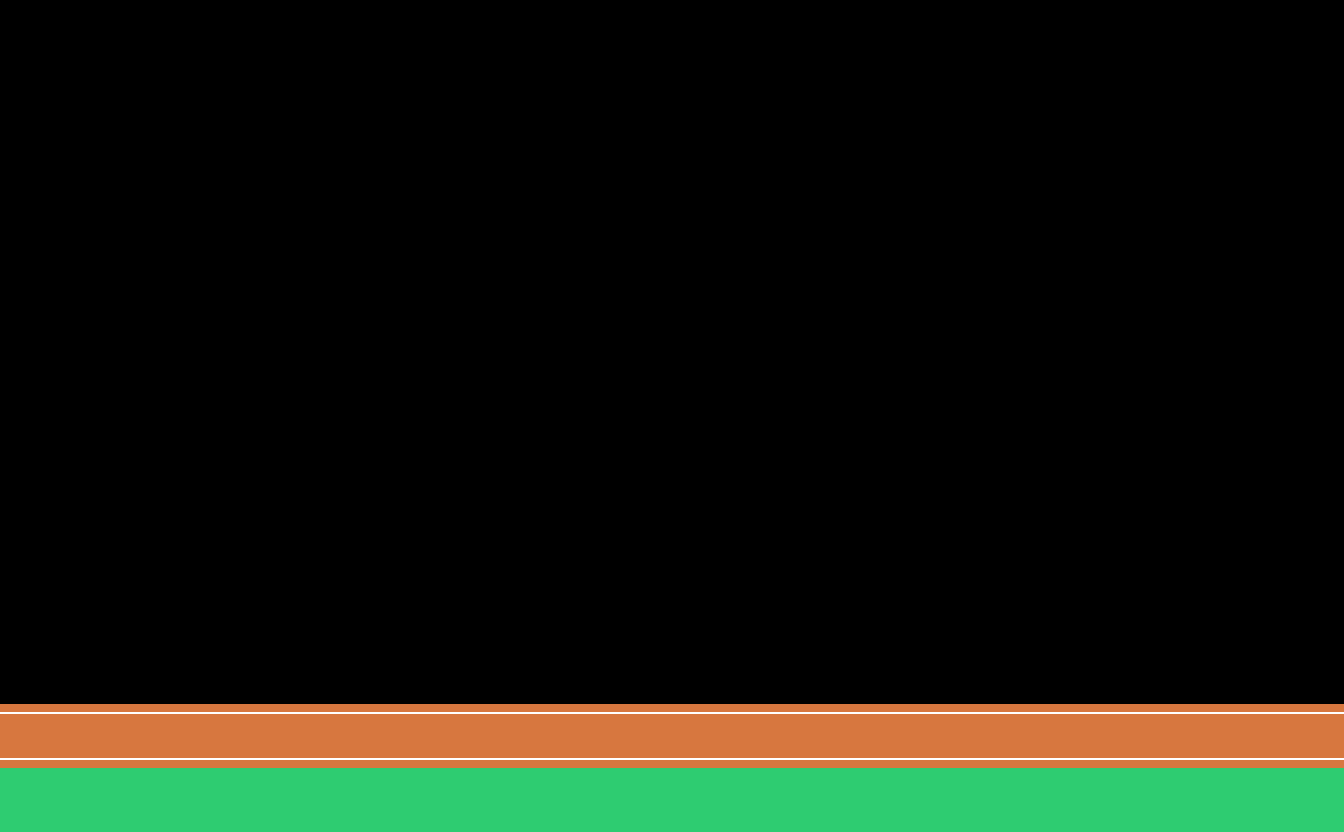

This is a level from a 2D game, rendered from its Tiled map with the project's own tilesets. A one-line summary and the complete map file follow:
An orthogonal 21x13 tile map with 64x64 px tiles, 1 tile layer (map), 3 tilesets and 3 objects (obstacle, gameOver, scorePoint).

<map version="1.9" tiledversion="1.9.2" orientation="orthogonal" renderorder="right-down" width="21" height="13" tilewidth="64" tileheight="64" infinite="0" nextlayerid="13" nextobjectid="55">
 <editorsettings>
  <export target="atletica_next.json" format="json" />
 </editorsettings>
 <tileset firstgid="1" name="grass" tilewidth="64" tileheight="64" tilecount="208" columns="13">
  <image source="sports/tile/grass.png" width="832" height="1024" />
 </tileset>
 <tileset firstgid="209" name="gravel" tilewidth="64" tileheight="64" tilecount="208" columns="13">
  <image source="sports/tile/gravel.png" width="832" height="1024" />
 </tileset>
 <tileset firstgid="417" name="elements" tilewidth="64" tileheight="64" tilecount="81" columns="9">
  <image source="sports/tile/elements.png" width="576" height="576" />
 </tileset>
 <layer id="1" name="map" width="21" height="13">
  <data encoding="csv">
0,0,0,0,0,0,0,0,0,0,0,0,0,0,0,0,0,0,0,0,0,
0,0,0,0,0,0,0,0,0,0,0,0,0,0,0,0,0,0,0,0,0,
0,0,0,0,0,0,0,0,0,0,0,0,0,0,0,0,0,0,0,0,0,
0,0,0,0,0,0,0,0,0,0,0,0,0,0,0,0,0,0,0,0,0,
0,0,0,0,0,0,0,0,0,0,0,0,0,0,0,0,0,0,0,0,0,
0,0,0,0,0,0,0,0,0,0,0,0,0,0,0,0,0,0,0,0,0,
0,0,0,0,0,0,0,0,0,0,0,0,0,0,0,0,0,0,0,0,0,
0,0,0,0,0,0,0,0,0,0,0,0,0,0,0,0,0,0,0,0,0,
0,0,0,0,0,0,0,0,0,0,0,0,0,0,0,0,0,0,0,0,0,
0,0,0,0,0,0,0,0,0,0,0,0,0,0,0,0,0,0,0,0,0,
0,0,0,0,0,0,0,0,0,0,0,0,0,0,0,0,0,0,0,0,0,
272,272,272,272,272,272,272,272,272,272,272,272,272,272,272,272,272,272,272,272,272,
1,1,1,1,1,1,1,1,1,1,1,1,1,1,1,1,1,1,1,1,1
</data>
 </layer>
 <objectgroup id="12" name="elements">
  <object id="54" name="obstacleN" class="obstacle" gid="427" x="614" y="704" width="64" height="64" />
 </objectgroup>
 <objectgroup id="10" name="game">
  <object id="50" name="gameOverN" class="gameOver" x="640" y="666" width="12" height="38">
   <properties>
    <property name="alpha" type="float" value="0" />
    <property name="bodyType" value="static" />
    <property name="bounce" type="float" value="0" />
    <property name="density" type="float" value="1" />
    <property name="friction" type="float" value="1" />
    <property name="isVisible" type="bool" value="false" />
   </properties>
  </object>
  <object id="51" name="scorePointN" class="scorePoint" x="654" y="672" width="64" height="32">
   <properties>
    <property name="alpha" type="float" value="0" />
    <property name="bodyType" value="static" />
    <property name="isSensor" type="bool" value="true" />
    <property name="isVisible" type="bool" value="false" />
   </properties>
  </object>
 </objectgroup>
</map>
